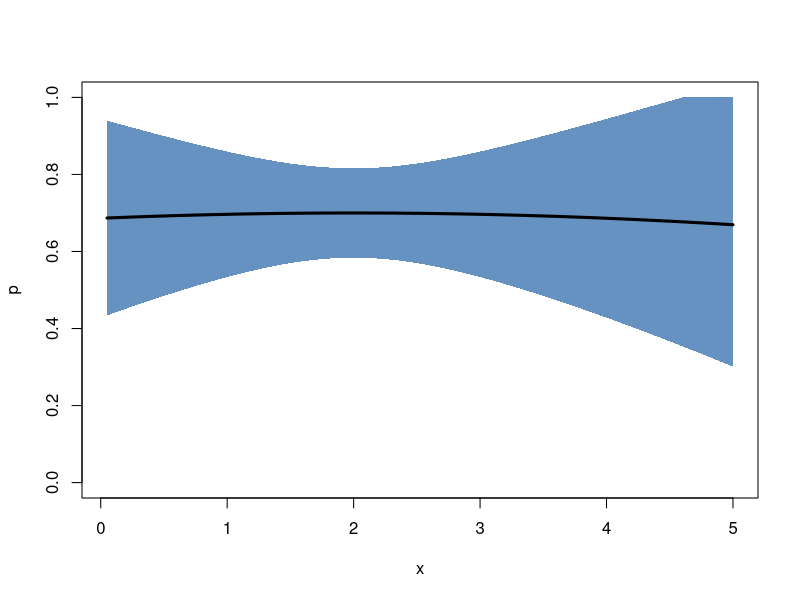
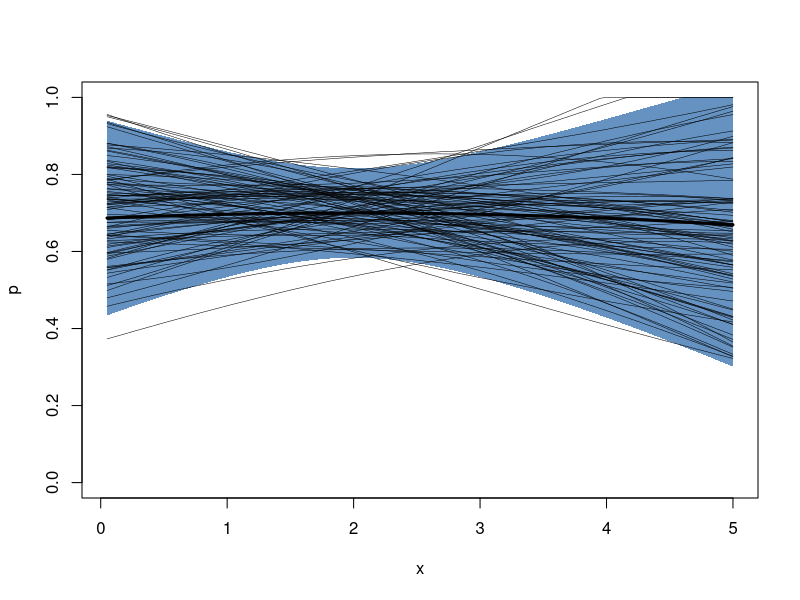
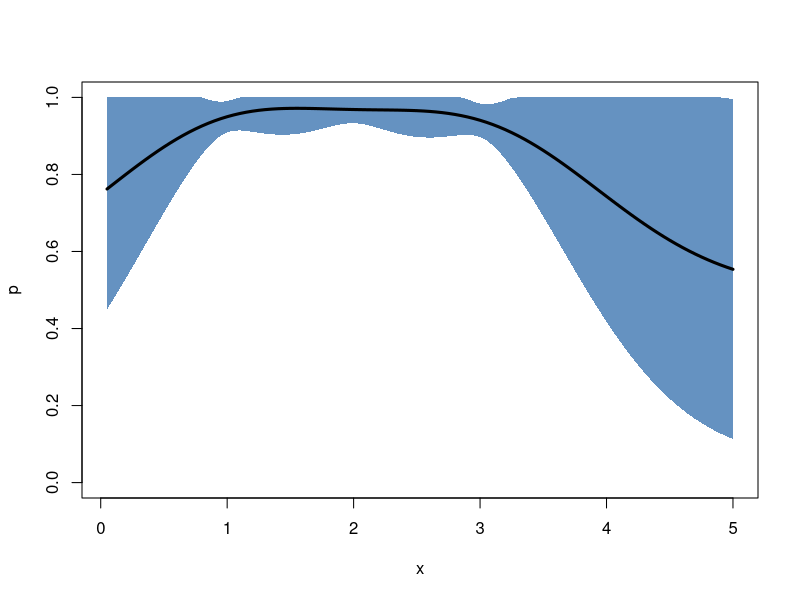
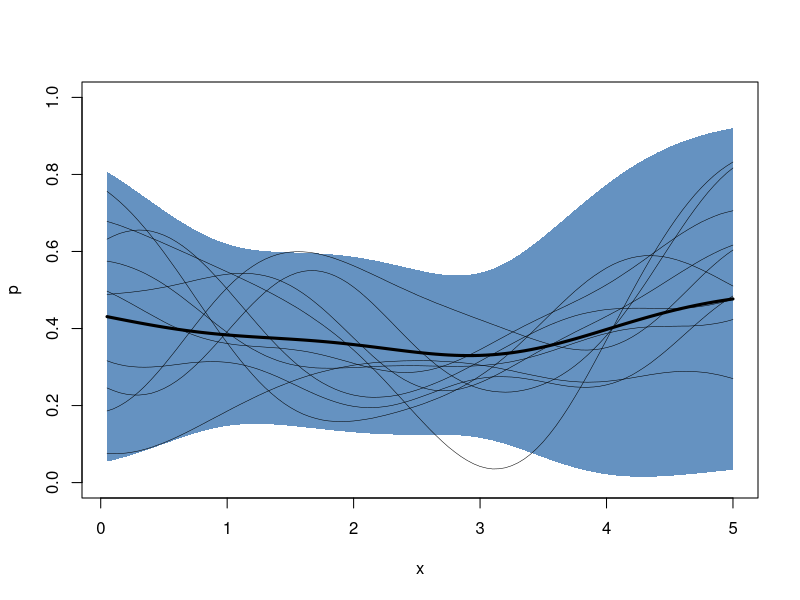

Here is the R script that generated these plots, in order:

require("mvtnorm")
require("Matrix")

new.gp <- function(x, mu.prior, kernelf)
{
  mu <- rep(mu.prior[1], length(x))
  
  gp <- list(x        = x,              # where to evaluate the gp
             kernelf  = kernelf,        # kernel function
             mu.prior = mu.prior,       # prior mean
             mu       = mu,             # mean
             sigma    = as.matrix(nearPD(kernelf(x, x))$mat))
  class(gp) <- "gp"

  return (gp)
}

kernel.exponential <- function(var, l)
{
  f <- function(x, y) {
    n <- length(x)
    m <- length(y)
    result      <- matrix(0.0, n*m)
    dim(result) <- c(n, m)
    for (i in 1:n) {
      for (j in 1:m) {
        result[i,j] <- var*exp(-1.0/(2.0*l^2)*(x[i]-y[j])^2)
      }
    }
    return (result)
  }
  return (f)
}

posterior <- function(gp, ...)
{
  UseMethod("posterior")
}

posterior.gp <- function(gp, xp, yp, noise=NULL)
{
  if (length(xp) > 0) {
    k0 <- gp$kernelf(xp, xp)     # K(X , X )
    k1 <- gp$kernelf(xp, gp$x)   # K(X , X*)
    k2 <- t(k1)                  # K(X*, X )
    k3 <- gp$kernelf(gp$x, gp$x) # K(X*, X*)

    mu <- gp$mu.prior

    # add noise to measurements?
    if (is.null(noise)) {
      A <- k0
    }
    else if (length(noise) == 1) {
      A <- k0 + noise
    }
    else {
      A <- k0 + diag(noise)
    }
    L        <- chol(A)
    Linv     <- solve(L)

    gp$mu    <- drop(mu + (k2 %*% Linv) %*% (t(Linv) %*% (yp - mu)))
    gp$sigma <- k3 - (k2 %*% Linv) %*% (t(Linv) %*% k1)

    # the resulting matrix is usually not positive definite due to
    # numerical errors; use nearPD to compute the nearest positive
    # definite matrix
    gp$sigma <- as.matrix(nearPD(gp$sigma)$mat)
  }
  return (gp)
}

samples <- function(gp, ...)
{
  UseMethod("samples")
}

samples.gp <- function(gp, n=1)
{
  x <- rmvnorm(n=n, mean=gp$mu, sigma=gp$sigma, method="chol")

  return (x)
}

bound <- function(line, range=c(0,1))
{
  # bound function values in the inverval given by range
  tmp0 <- sapply(line, function(x) min(x, range[2]))
  tmp1 <- sapply(tmp0, function(x) max(x, range[1]))
  return (tmp1)
}

plot.gp <- function(gp, s=NULL)
{
  col <- rgb(8/255, 81/255, 156/255, alpha=0.625)
  
  plot(gp$x, gp$mu, 'n', xlab="x", ylab="p", ylim=c(0,1))

  var <- diag(gp$sigma)
  z1  <- bound(gp$mu + 2*sqrt(var))
  z2  <- bound(gp$mu - 2*sqrt(var))
  
  polygon(c(gp$x, rev(gp$x)), c(z1, rev(z2)),
     col = col, border = NA)

  lines(gp$x, gp$mu, 'l', lwd=3)

  if (!is.null(s)) {
    # if this is a scalar, then it specifies the number of samples
    if (!is.matrix(s)) {
      s <- samples(gp, s)
    }
    # otherwise it contains already samples
    for (i in 1:dim(s)[1]) {
      lines(gp$x, bound(s[i,]), 'l', lwd=0.5)
    }
  }
}

# Example
################################################################################

gp <- new.gp(1:100/20, 0.0, kernel.exponential(1, 10))

xp <- c(1, 2, 3)
yp <- c(0.7, 0.7, 0.7)
# measurement noise
ep <- c(0.01, 0.01, 0.01)

gp <- posterior(gp, xp, yp, ep)

plot(gp)

plot(gp, samples(gp, 100))

# Experiment
################################################################################

new.experiment <- function(alpha)
{
  experiment        <- list(alpha   = alpha,     # Dirichlet pseudo counts
                            data    = new.env()) # experimental data
  class(experiment) <- "experiment"

  return (experiment)
}

add.measurement <- function(experiment, ...)
{
  UseMethod("add.measurement")
}

add.measurement.experiment <- function(experiment, x, counts)
{
  key <- toString(x)

  if (is.null(experiment$data[[key]])) {
    experiment$data[[key]] <- counts
  }
  else {
    experiment$data[[key]] <- experiment$data[[key]] + counts
  }
  if (all(experiment$data[[key]] == 0)) {
    rm(list = key, envir=experiment$data)
  }
}

dirichlet.moments <- function(alpha)
{
  expectation <- rep(0, length(alpha))
  variance    <- rep(0, length(alpha))

  alpha0      <- sum(alpha)
  
  for (i in 1:length(alpha)) {
    expectation[i] <- alpha[i]/alpha0
    variance[i]    <- alpha[i]*(alpha0 - alpha[i])/(alpha0^2*(alpha0 + 1))
  }
  
  result <- list(expectation = expectation, variance = variance)

  return (result)
}

posterior.experiment <- function(experiment, x, l)
{
  # get prior pseudocounts
  alpha             <- experiment$alpha
  # determine prior expectation and standard deviation
  prior.moments     <- dirichlet.moments(alpha)
  # the prior expectation sets the mean of the GP
  prior.expectation <- prior.moments$expectation[1]
  # and the variance is used in the kernel function
  prior.variance    <- prior.moments$variance[1]
  # generate a kernel which is limited by the prior variance
  kernelf           <- kernel.exponential(prior.variance, l)
  # construct the gaussian process
  gp                <- new.gp(x, prior.expectation, kernelf)

  if (length(experiment$data) > 0) {
    # we have measurements...
    xp <- c() # position
    yp <- c() # mean
    ep <- c() # variance

    for (key in ls(envir=experiment$data)) {
      xt      <- as.numeric(key)
      counts  <- experiment$data[[key]]

      moments <- dirichlet.moments(counts + alpha)

      xp <- append(xp, xt)
      yp <- append(yp, moments$expectation[1])
      ep <- append(ep, moments$variance[1])
    }
    # compute the posterior of the gaussian process
    gp <- posterior(gp, xp, yp, ep)
  }

  return (gp)
}

# Example
################################################################################

e <- new.experiment(c(2.0,2.0))
add.measurement(e, 1, c(100,3))
add.measurement(e, 2, c( 90,1))
add.measurement(e, 3, c(100,4))

gp <- posterior(e, 1:100/20, 1.0)
plot(gp)

e <- new.experiment(c(2.0,2.0))
add.measurement(e, 1, c( 1,4))
add.measurement(e, 2, c( 1,3))
add.measurement(e, 3, c( 1,6))

gp <- posterior(e, 1:100/20, 1.0)
plot(gp, samples(gp, 10))

# Information measures
################################################################################

kl.divergence <- function(gp, ...)
{
  UseMethod("kl.divergence")
}

kl.divergence.gp <- function(gp0, gp1)
{
  mu0    <- gp0$mu
  mu1    <- gp1$mu
  sigma0 <- gp0$sigma
  sigma1 <- gp1$sigma

  N      <- length(mu0)

  L0inv  <- solve(chol(sigma0))
  L1inv  <- solve(chol(sigma1))
  
  tmp1   <- log(det((sigma1 %*% L0inv) %*% t(L0inv)))
  tmp2   <- sum(diag(L1inv %*% (t(L1inv) %*% sigma0)))
  tmp3   <- (mu0 - mu1) %*% (L1inv %*% (t(L1inv) %*% (mu0 - mu1)))
  
  return (1/2*drop(tmp1 + tmp2 + tmp3 - N))
}

# Example
################################################################################

e <- new.experiment(c(2.0,2.0))
#add.measurement(e, 1, c( 1,4))
#add.measurement(e, 2, c( 1,3))
gp0 <- posterior(e, 1:100/20, 1.0)

add.measurement(e, 2, c( 0,1))
gp1 <- posterior(e, 1:100/20, 1.0)

add.measurement(e, 2.5, c( 0,1))
gp2 <- posterior(e, 1:100/20, 1.0)

kl.divergence(gp0, gp1)
kl.divergence(gp0, gp2)

# Sampling
################################################################################

utility <- function(experiment, ...)
{
  UseMethod("utility")
}

utility.experiment <- function(experiment, x, l=1.0)
{
  L   <- length(x) # number of possible stimuli
  gp0 <- posterior(experiment, x, l)
  ut  <- rep(0.0, L)
  
  for (i in 1:L) {
    add.measurement(experiment, x[i], c( 1, 0))
    gp1 <- posterior(experiment, x, l)
    add.measurement(experiment, x[i], c(-1, 1))
    gp2 <- posterior(experiment, x, l)
    add.measurement(experiment, x[i], c( 0,-1))

    p     <- bound(gp0$mu[i], c(0, 1))
    ut[i] <- ut[i] +    p *kl.divergence(gp0, gp1)
    ut[i] <- ut[i] + (1-p)*kl.divergence(gp0, gp2)
  }
  return (ut)
}
